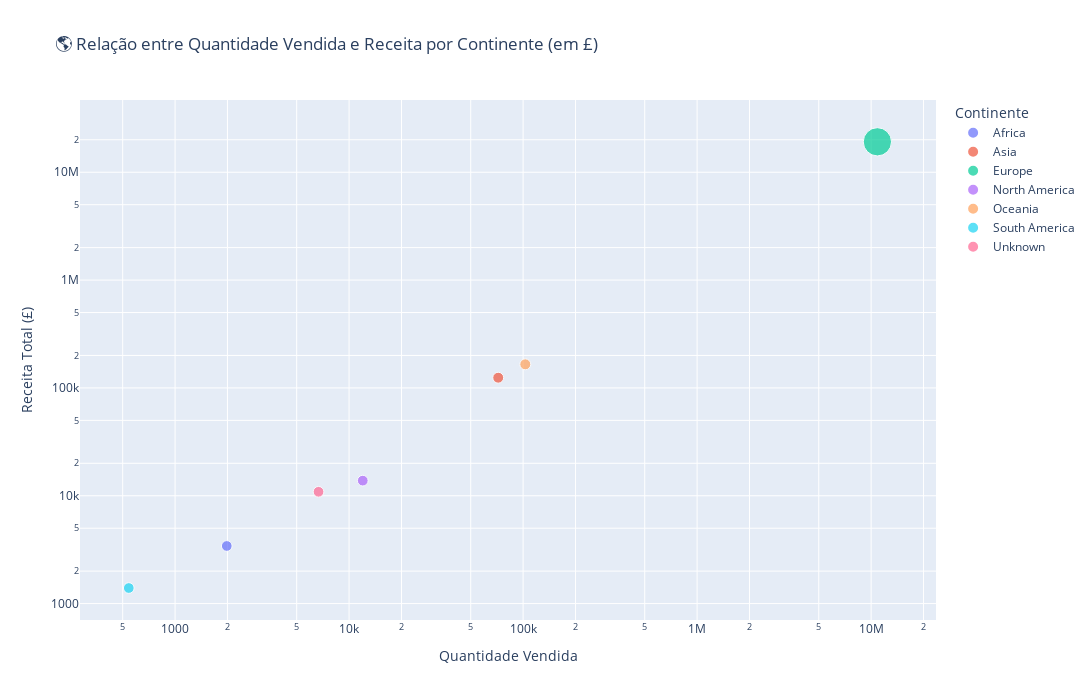

Write notebook code for a chart like this one.
### Code cell
# Definir tamanho mínimo e máximo para os pontos no gráfico
min_size = 10
max_size = 70

# Normalizar a coluna 'TotalPrice' para variar entre 0 e 1
# Depois escala para o intervalo definido (min_size a max_size)
size_norm = (df_continente['TotalPrice'] - df_continente['TotalPrice'].min()) / (df_continente['TotalPrice'].max() - df_continente['TotalPrice'].min())
df_continente['size_norm'] = size_norm * (max_size - min_size) + min_size

# Criar gráfico de dispersão (scatter) usando Plotly Express
fig = px.scatter(
    df_continente,
    x='Quantity',          # eixo X: quantidade vendida
    y='TotalPrice',        # eixo Y: receita total
    size='size_norm',      # tamanho do ponto proporcional à receita (normalizada)
    color='Continent',     # cor dos pontos por continente
    hover_name='Continent',# nome exibido ao passar o mouse
    labels={
        'Quantity': 'Quantidade Vendida',
        'TotalPrice': 'Receita Total (£)',
        'Continent': 'Continente'
    },
    title='🌎 Relação entre Quantidade Vendida e Receita por Continente (em £)',
)

# Ajustar layout do gráfico
fig.update_layout(
    xaxis=dict(title='Quantidade Vendida', type='log'),  # escala logarítmica no eixo X
    yaxis=dict(title='Receita Total (£)', type='log'),   # escala logarítmica no eixo Y
    width=1200,
    height=700,
    legend_title_text='Continente',
)

# Exibir gráfico
fig.show()

### Figure 1 — Plotly figure (JSON) as saved in the notebook; plotly's stock layout.template omitted (floating-point values rounded to 4 significant figures)
{"data": [{"hovertemplate": "<b>%{hovertext}</b><br><br>Continente=Africa<br>Quantidade Vendida=%{x}<br>Receita Total (£)=%{y}<br>size_norm=%{marker.size}<extra></extra>", "hovertext": ["Africa"], "legendgroup": "Africa", "marker": {"color": "#636efa", "size": [10.01], "sizemode": "area", "sizeref": 0.175, "symbol": "circle"}, "mode": "markers", "name": "Africa", "orientation": "v", "showlegend": true, "type": "scatter", "x": [1982], "xaxis": "x", "y": [3422.0], "yaxis": "y"}, {"hovertemplate": "<b>%{hovertext}</b><br><br>Continente=Asia<br>Quantidade Vendida=%{x}<br>Receita Total (£)=%{y}<br>size_norm=%{marker.size}<extra></extra>", "hovertext": ["Asia"], "legendgroup": "Asia", "marker": {"color": "#EF553B", "size": [10.39], "sizemode": "area", "sizeref": 0.175, "symbol": "circle"}, "mode": "markers", "name": "Asia", "orientation": "v", "showlegend": true, "type": "scatter", "x": [71938], "xaxis": "x", "y": [124400.0], "yaxis": "y"}, {"hovertemplate": "<b>%{hovertext}</b><br><br>Continente=Europe<br>Quantidade Vendida=%{x}<br>Receita Total (£)=%{y}<br>size_norm=%{marker.size}<extra></extra>", "hovertext": ["Europe"], "legendgroup": "Europe", "marker": {"color": "#00cc96", "size": [70], "sizemode": "area", "sizeref": 0.175, "symbol": "circle"}, "mode": "markers", "name": "Europe", "orientation": "v", "showlegend": true, "type": "scatter", "x": [10862291], "xaxis": "x", "y": [19150000.0], "yaxis": "y"}, {"hovertemplate": "<b>%{hovertext}</b><br><br>Continente=North America<br>Quantidade Vendida=%{x}<br>Receita Total (£)=%{y}<br>size_norm=%{marker.size}<extra></extra>", "hovertext": ["North America"], "legendgroup": "North America", "marker": {"color": "#ab63fa", "size": [10.04], "sizemode": "area", "sizeref": 0.175, "symbol": "circle"}, "mode": "markers", "name": "North America", "orientation": "v", "showlegend": true, "type": "scatter", "x": [11986], "xaxis": "x", "y": [13810.0], "yaxis": "y"}, {"hovertemplate": "<b>%{hovertext}</b><br><br>Continente=Oceania<br>Quantidade Vendida=%{x}<br>Receita Total (£)=%{y}<br>size_norm=%{marker.size}<extra></extra>", "hovertext": ["Oceania"], "legendgroup": "Oceania", "marker": {"color": "#FFA15A", "size": [10.51], "sizemode": "area", "sizeref": 0.175, "symbol": "circle"}, "mode": "markers", "name": "Oceania", "orientation": "v", "showlegend": true, "type": "scatter", "x": [102932], "xaxis": "x", "y": [165400.0], "yaxis": "y"}, {"hovertemplate": "<b>%{hovertext}</b><br><br>Continente=South America<br>Quantidade Vendida=%{x}<br>Receita Total (£)=%{y}<br>size_norm=%{marker.size}<extra></extra>", "hovertext": ["South America"], "legendgroup": "South America", "marker": {"color": "#19d3f3", "size": [10], "sizemode": "area", "sizeref": 0.175, "symbol": "circle"}, "mode": "markers", "name": "South America", "orientation": "v", "showlegend": true, "type": "scatter", "x": [542], "xaxis": "x", "y": [1394.0], "yaxis": "y"}, {"hovertemplate": "<b>%{hovertext}</b><br><br>Continente=Unknown<br>Quantidade Vendida=%{x}<br>Receita Total (£)=%{y}<br>size_norm=%{marker.size}<extra></extra>", "hovertext": ["Unknown"], "legendgroup": "Unknown", "marker": {"color": "#FF6692", "size": [10.03], "sizemode": "area", "sizeref": 0.175, "symbol": "circle"}, "mode": "markers", "name": "Unknown", "orientation": "v", "showlegend": true, "type": "scatter", "x": [6675], "xaxis": "x", "y": [10880.0], "yaxis": "y"}], "layout": {"height": 700, "legend": {"itemsizing": "constant", "title": {"text": "Continente"}, "tracegroupgap": 0}, "title": {"text": "🌎 Relação entre Quantidade Vendida e Receita por Continente (em £)"}, "width": 1200, "xaxis": {"anchor": "y", "domain": [0, 1], "title": {"text": "Quantidade Vendida"}, "type": "log"}, "yaxis": {"anchor": "x", "domain": [0, 1], "title": {"text": "Receita Total (£)"}, "type": "log"}}}
